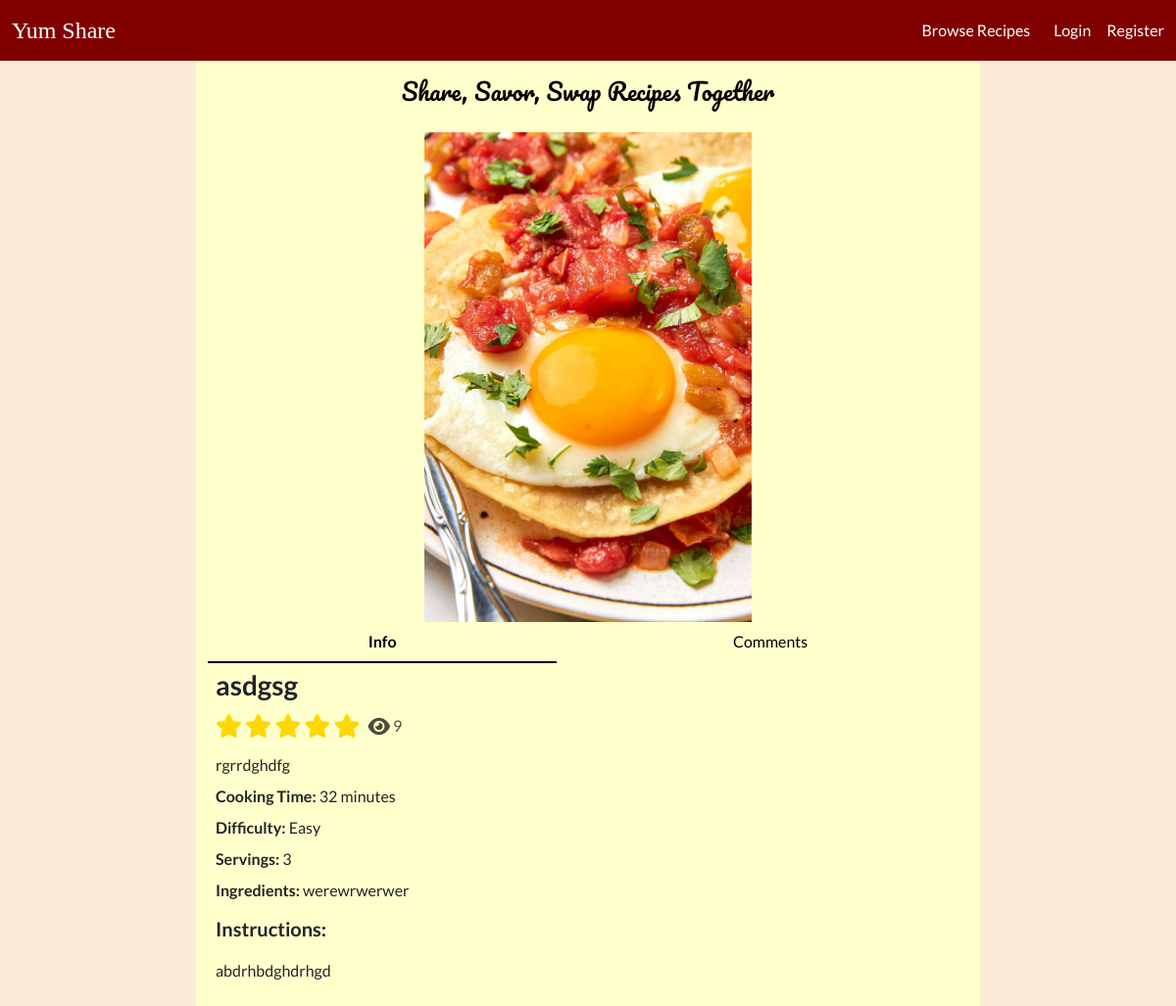
The page /recipe?id=7 on the database as committed earlier.
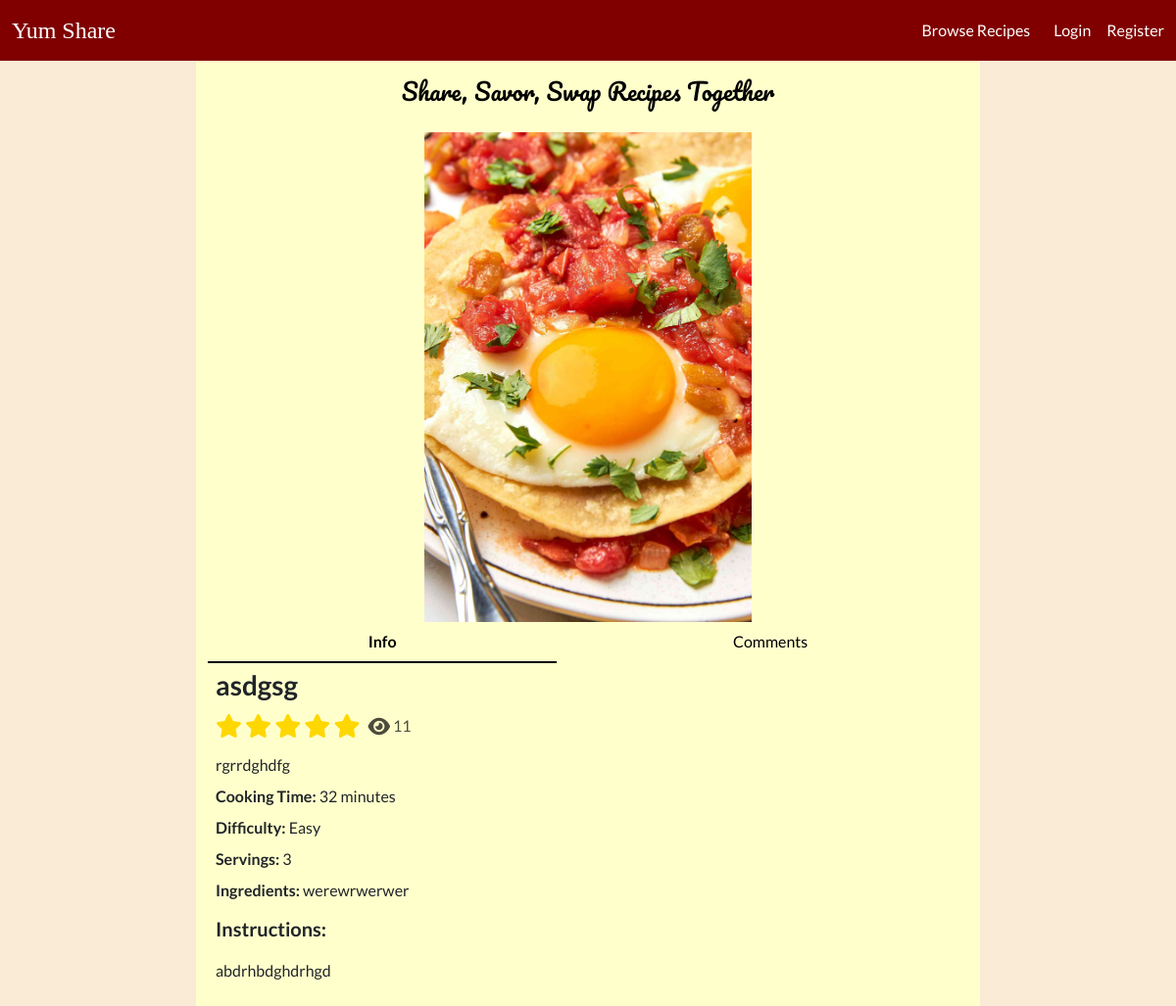
The same page on the database as committed later.
### tables this page shows
CREATE TABLE `recipes` (
  `id` int NOT NULL AUTO_INCREMENT,
  `name` varchar(255) NOT NULL,
  `time` int NOT NULL,
  `difficulty` int DEFAULT NULL,
  `description` varchar(255) DEFAULT NULL,
  `instructions` text NOT NULL,
  `servings` int DEFAULT NULL,
  `image` varchar(255) DEFAULT NULL,
  `views` int DEFAULT '0',
  `user_id` int NOT NULL,
  `created` datetime NOT NULL,
  `ingredients` text NOT NULL,
  `updated` datetime DEFAULT NULL,
  `ratings` int DEFAULT NULL,
  PRIMARY KEY (`id`),
  KEY `user_id` (`user_id`),
  CONSTRAINT `recipes_ibfk_1` FOREIGN KEY (`user_id`) REFERENCES `users` (`id`) ON DELETE CASCADE
);

### Core/functions.php (called while the page is built, shortened)
<?php
function base_path($path)
{
    return BASE_PATH . $path;
}
function view($path, $attributes = [])
{
    extract($attributes);
    require base_path('views/' . $path);
}
function intToDifficulty($value) {
    switch($value) {
        case 1:
            return 'Easy';
            break;
    }
}

### Http/controllers/recipes/show.php (called while the page is built, shortened)
<?php
$recipeRepo = new RecipeRepository();
$recipeRepo->updateView($_GET['id']);
$recipe = $recipeRepo->findById($_GET['id']);
$isFavourite = false;
view('/recipes/show.view.php',[
    'recipe' => $recipe,
    'isFavourite' => $isFavourite
]);

### public/index.php (called while the page is built, shortened)
<?php
require BASE_PATH . 'Core/functions.php';
require BASE_PATH . 'bootstrap.php';
$router = new Core\Router();
$url = parse_url($_SERVER['REQUEST_URI'])['path'];
$method = $_POST['_method'] ?? $_SERVER['REQUEST_METHOD'];
$router->route($url, $method);

### Core/App.php (called while the page is built, shortened)
<?php
class App
{
    protected static Container $container;
    public static function setContainer($container) {
        static::$container = $container;
    }
    public static function getContainer() {
        return static::$container;
    }
}

### config.php (called while the page is built)
<?php
return [
  'database' => [
      'host' => 'localhost',
      'port' => 3306,
      'dbname' => 'recipeapp'
  ]
];

### bootstrap.php (called while the page is built, shortened)
<?php
$container = new Container();
$container->bind('Core\Database', function () {
    $config = require base_path('config.php');
    return new Database($config['database']);
});

### Core/Database.php (called while the page is built, shortened)
<?php
class Database
{
    protected $connection;
    public function __construct($config, $username = 'root', $password = 'password')
    {
        $dsn = 'mysql:' . http_build_query($config, '', ';');
        $this->connection = new PDO($dsn, $username, $password, [
            PDO::ATTR_DEFAULT_FETCH_MODE => PDO::FETCH_ASSOC
        ]);
    }
    public function query($query, $params = []) {
        $this->statement = $this->connection->prepare($query);
        $this->statement->execute($params);
        return $this->statement;
    }
}

### Core/Container.php (called while the page is built, shortened)
<?php
class Container
{
    protected $bindings = [];
    public function bind($key, $value) {
        $this->bindings[$key] = $value;
    }
    public function resolve($key) {
        return call_user_func($this->bindings[$key]);
    }
}

### repositories/RecipeRepository.php (called while the page is built, shortened)
<?php
class RecipeRepository
{
    protected $db;
    public function __construct()
    {
        $this->db = App::getContainer()->resolve('Core\Database');
    }
    public function findById($recipeId) {
        $statement = "SELECT * FROM recipes WHERE id = :id";
        return $this->db->query($statement, [
           'id' => $recipeId
        ])->fetch();
    }
    public function updateRecipe($attributes) {
        $statement = 'UPDATE recipes SET  ';
        foreach ($attributes as $key => $value) {
            $statement = $statement . $key . '=:' . $key . ',';
        }
        $statement = substr($statement, 0, -1);
        $statement = $statement . ' WHERE id=:id';
        $this->db->query($statement, $attributes);
    }
}

### views/recipes/show.view.php (the view, shortened to what the changed rows need)
<!doctype html>
<html lang="en">
<head>
    <?php require BASE_PATH . 'public/resources/links/links.php' ?>
</head>
<body>
    <header>
        <?php require base_path('views/partials/nav.view.php') ?>
    </header>
    <main>
        <div class="d-flex justify-content-center container-fluid">
            <div class="content container-fluid" style="max-width: 800px; background-color: #ffffcc ;">
                <p class="slogan text-black mb-4 fs-4">Share, Savor, Swap Recipes Together</p>
                <div class="recipe-image d-flex flex-column align-items-center position-relative">
                    <img id="recipe-image" class="" src="<?= $_FILES['image'] ?? $recipe['image'] ?>" alt="recipe" style="max-width: 100%; max-height: 500px;">
                    <ul class="text-dark nav nav-underline nav-fill" style="width: 100%;">
                        <li class="info-tab nav-item">
                            <button class="nav-link active">Info</button>
                        </li>
                        <li class="comments-tab nav-item">
                            <button class="nav-link"><span class="text-black">Comments</span></button>
                        </li>
                    </ul>
                </div>
                <div class="info text-start lh-1 p-2" id="info-section">
                    <div class="d-flex flex-row justify-content-between align-items-center mb-2">
                        <div class="d-flex flex-column gap-1 mb-3">
                            <p class="fw-semibold fs-3"><?= htmlspecialchars($recipe['name']) ?></p>
                            <div class="d-flex flex-row">
                                <div class="me-2">
                                    <i class="star fa-solid fa-star fa-xl"></i>
                                    <i class="star fa-solid fa-star fa-xl"></i>
                                    <i class="star fa-solid fa-star fa-xl"></i>
                                    <i class="star fa-solid fa-star fa-xl"></i>
                                    <i class="star fa-solid fa-star fa-xl"></i>
                                </div>
                                <div style="color: rgba(0, 0, 0, 0.7);">
                                    <i class="fa-solid fa-eye fa-lg"></i>
                                    <span><?= $recipe['views'] ?></span>
                                </div>
                            </div>
                        </div>
                    </div>
                    <p><?= htmlspecialchars($recipe['description']) ?></p>
                    <p><span class="fw-semibold">Cooking Time:</span> <?= htmlspecialchars($recipe['time']) ?> minutes</p>
                    <p><span class="fw-semibold">Difficulty:</span> <?= intToDifficulty($recipe['difficulty']) ?></p>
                    <p><span class="fw-semibold">Servings:</span> <?= $recipe['servings'] ?></p>
                    <p><span class="fw-semibold">Ingredients:</span> <?= htmlspecialchars($recipe['ingredients']) ?></p>
                    <div class="lh-base">
                        <p class="fs-5 fw-semibold">Instructions:</p>
                        <p><?= htmlspecialchars($recipe['instructions']) ?></p>
                    </div>
                </div>
            </div>
        </div>
    </main>
</body>

### Core/Router.php (shortened to what the changed rows need)
<?php
class Router
{
    protected $routes = [];
    public function add($url, $controller, $method) {
        $this->routes[] = [
            'url' => $url,
            'controller' => $controller,
            'method' => $method,
            'middleware' => null
        ];
        return $this;
    }
    public function only($key) {
        $this->routes[array_key_last($this->routes)]['middleware'] = $key;
        return $this;
    }
    public function route($url, $method) {
        foreach ($this->routes as $route) {
            if ($route['url'] === $url && $route['method'] === strtoupper($method)) {
                return require base_path('Http/controllers/' . $route['controller']);
            }
        }
    }
}

### views/partials/nav.view.php
<nav class="navbar navbar-expand-lg text-white fixed-top">
    <?php if (isset($_SESSION['user'])) : ?>
        <div class="container-fluid">
            <?php $brandLink = isset($_SESSION['user']) ? '/home' : '/' ?>
            <a class="heading navbar-brand text-white fs-4" href="<?= $brandLink ?>">Yum Share</a>
            <button class="navbar-toggler" type="button" data-bs-toggle="collapse" data-bs-target="#navbarSupportedContent" aria-controls="navbarSupportedContent" aria-expanded="false" aria-label="Toggle navigation">
                <span class="navbar-toggler-icon"></span>
            </button>
            <div class="collapse navbar-collapse" id="navbarSupportedContent">
                <ul class="navbar-nav me-auto mb-2 mb-lg-0">
                    <li class="nav-item">
                        <a class="nav-link active text-white" aria-current="page" href="/home"><span class="gray-hover">Home</span></a>
                    </li>
                    <li class="nav-item dropdown">
                        <a class="nav-link dropdown-toggle text-white" href="#" role="button" data-bs-toggle="dropdown" aria-expanded="false">
                            <span class="gray-hover">Recipes</span>
                        </a>
                        <ul class="dropdown-menu">
                            <li><a class="dropdown-item" href="/recipes?id=<?= $_SESSION['user']['id'] ?>">My Recipes</a></li>
                            <li><a class="dropdown-item" href="/recipes/create">Create New Recipe</a></li>
                            <li><a class="dropdown-item" href="/recipes/favourites">Favourites</a></li>
                            <li><a class="dropdown-item" href="#">Browse Recipes</a></li>
                        </ul>
                    </li>
                </ul>
                <div class="nav-item btn-group dropdown me-3 mb-3 mb-lg-0">
                    <button type="button" class="btn btn-dark dropdown-toggle" data-bs-toggle="dropdown" aria-expanded="false">
                        <i class="fa-solid fa-user"></i>
                    </button>
                    <ul class="dropdown-menu">
                        <li><a class="dropdown-item" href="/profile">My Profile</a></li>
                        <li><a class="dropdown-item" href="/logout">Logout</a></li>
                    </ul>
                </div>
                <form class="d-flex" role="search">
                    <input class="form-control me-2" type="search" placeholder="Quick Search" aria-label="Search">
                    <button class="btn btn-success" type="submit">Search</button>
                </form>
            </div>
        </div>
    <?php else : ?>
        <div class="container-fluid d-flex flex-row justify-content-between align-items-center">
            <?php $brandLink = isset($_SESSION['user']) ? '/home' : '/' ?>
            <a class="heading navbar-brand text-white fs-4" href="<?= $brandLink ?>">Yum Share</a>
            <div class="search-bar d-flex flex-row justify-content-between align-items-center gap-3">
                <a class="no-underline text-white" href=""><span class="gray-hover">Browse Recipes</span></a>
                <a class="no-underline text-white gray-hover ms-2" href="/login"><span class="gray-hover">Login</span></a>
                <a class="no-underline text-white gray-hover" href="/register"><span class="gray-hover">Register</span></a>
            </div>
        </div>
    <?php endif; ?>
</nav>

Rows that differ between the two databases and show on the page:
changed recipes "asdgsg": views "9" → "11"
